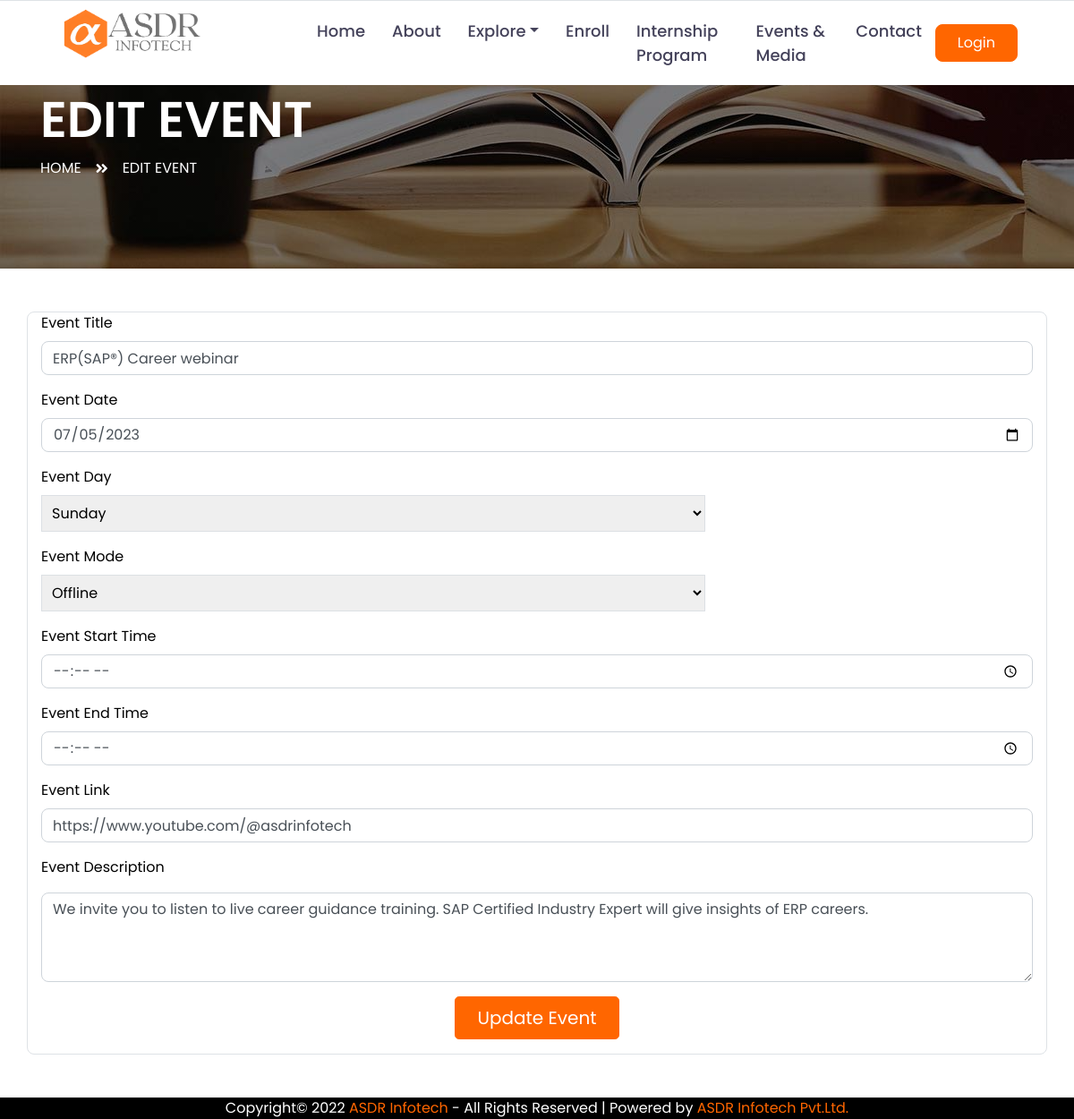
The app's page /editEvent.php?event_id=1 with its own data.
### tables this page shows
CREATE TABLE `events` (
  `event_id` int(20) NOT NULL,
  `etitle` varchar(50) NOT NULL,
  `edate` date NOT NULL,
  `eday` varchar(20) NOT NULL,
  `emode` varchar(10) NOT NULL,
  `estarttime` time(5) NOT NULL,
  `eendtime` time(5) NOT NULL,
  `elink` varchar(100) NOT NULL,
  `edescription` text NOT NULL,
  `addedon` timestamp NOT NULL DEFAULT current_timestamp()
);

### editEvent.php (the view, shortened to what this page needs)
<?php
include '_dbConnect.php';
?>
<?php
$user_type = $_SESSION['user_type'] ?? '';
$event_id = $_GET['event_id'];
?>
<!DOCTYPE html>
<html lang="en">
<head>
    <link href="https://cdnjs.cloudflare.com/ajax/libs/font-awesome/5.10.0/css/all.min.css" rel="stylesheet">
    <link href="lib/owlcarousel/assets/owl.carousel.min.css" rel="stylesheet">
    <link href="css/style.css" rel="stylesheet">
</head>
<body>
    <div class="container-fluid">
        <div class="row border-top px-xl-5"
            style="position: fixed; top: 0;width: 100%; z-index: 9999; background-color: white;">
            <div class="col-lg-3 d-none d-lg-block">
                <a href="index"><img src="img/ASDR LOGO.png" style="width: 166px; padding: 3px;"></a>
            </div>
            <div class="col-lg-9">
                <nav class="navbar navbar-expand-lg bg-light navbar-light py-3 py-lg-0 px-0"
                    style="padding-top: 0rem !important; padding-bottom: 0rem !important;">
                    <div class="collapse navbar-collapse justify-content-between" id="navbarCollapse">
                        <div class="navbar-nav py-0">
                            <?php
                            if ($user_type !== 'student' && $user_type !== 'teacher') {
                                echo '
                                <a href="index" class="nav-item nav-link ">Home</a>
                                <a href="about" class="nav-item nav-link ">About</a>
                                <div class="nav-item dropdown">
                                <a class="nav-link dropdown-toggle" href="#" id="coursesDropdown" role="button"
                                    data-toggle="dropdown" aria-haspopup="true" aria-expanded="false">Explore</a>
                            </div>
                            <a href="course" class="nav-item nav-link ">Enroll</a>
                            <a href="internship" class="nav-item nav-link ">Internship Program</a>
                            <a href="gallery" class="nav-item nav-link">Events & Media</a>
                            <a href="contact" class="nav-item nav-link">Contact</a>
                                ';
                            }
                            ?>
                        </div>
                        <?php
                        if (isset($_SESSION['user_id'])) {
                            echo '<a class="btn btn-primary py-2 px-4 ml-auto d-none d-lg-block" href="logout">Logout</a>';
                        } else {
                            echo '<a class="btn btn-primary py-2 px-4 ml-auto d-none d-lg-block" href="#login-modal" data-toggle="modal">Login</a>';
                        }
                        ?>
                    </div>
                </nav>
            </div>
        </div>
    </div>
    <div class="container-fluid page-header">
        <div class="container">
            <div class="d-flex flex-column justify-content-center" style="min-height: 300px">
                <h3 class="display-4 text-white text-uppercase">Edit Event</h3>
                <div class="d-inline-flex text-white">
                    <p class="m-0 text-uppercase"><a class="text-white" href="index.html">Home</a></p>
                    <i class="fa fa-angle-double-right pt-1 px-3"></i>
                    <p class="m-0 text-uppercase">Edit Event</p>
                </div>
            </div>
        </div>
    </div>
    <div class="container mt-5 mb-5 border rounded">
        <?php
        $selectEventDetails = "select * from events where event_id = '$event_id'";
        $queryselectEventDetails = mysqli_query($conn, $selectEventDetails);
        $row = mysqli_fetch_assoc($queryselectEventDetails);
        $etitle = $row['etitle'];
        $edate = $row['edate'];
        $eday = $row['eday'];
        $emode = $row['emode'];
        $elink = $row['elink'];
        $edescription = $row['edescription'];
        ?>
        <form action="" method="post">
            <label for="exampleFormControlTextarea1" class="form-label">Event
                Title</label>
            <div class="mb-3">
                <input type="text" class="form-control" value="<?php echo $etitle ?>" id="name" name="etitle"
                    aria-describedby="emailHelp" placeholder="" required>
            </div>
            <label for="exampleFormControlTextarea1" class="form-label">Event
                Date</label>
            <div class="mb-3">
                <input type="date" class="form-control" value="<?php echo $edate ?>" id="edate" name="edate">
            </div>
            <label for="exampleFormControlTextarea1" class="form-label">Event
                Day</label>
            <div class="mb-3">
                <select class="form-select" name="eday" value="" aria-label="Default select example"
                    style="width: 742px; padding: 7px; border-color: rgb(220,224,228);">
                    <option selected>
                        <?php echo $eday ?>
                    </option>
                </select>
            </div>
            <label for="exampleFormControlTextarea1" class="form-label">Event
                Mode</label>
            <div class="mb-3">
                <select class="form-select" value="" name="emode" aria-label="Default select example"
                    style="width: 742px; padding: 7px; border-color: rgb(220,224,228);">
                    <option selected>
                        <?php echo $emode ?>
                    </option>
                </select>
            </div>
            <label for="exampleFormControlTextarea1" class="form-label">Event Start
                Time</label>
            <div class="mb-3">
                <input type="time" class="form-control" id="exampleInputEmail1" name="est" aria-describedby="emailHelp">
            </div>
            <label for="exampleFormControlTextarea1" class="form-label">Event End
                Time</label>
            <div class="mb-3">
                <input type="time" class="form-control" id="exampleInputEmail11" name="myEet"
                    aria-describedby="emailHelp">
            </div>
            <label for="exampleFormControlTextarea1" class="form-label">Event
                Link</label>
            <div class="mb-3">
                <input type="text" class="form-control" value="<?php echo $elink ?>" id="elink" required name="elink">
            </div>
            <label for="exampleFormControlTextarea1" class="form-label">Event
                Description</label>
            <div class="form-floating mb-3 mt-2">
                <textarea class="form-control" placeholder="" name="edescription" id="detail"
                    style="height: 100px"><?php echo $edescription ?></textarea>
            </div>
            <center><button type="submit" class="btn btn-primary btn-lg px-4 me-md-2 mb-3">Update Event</button>
            </center>
        </form>
    </div>
    <div class="container-fluid text-white" style="padding: 0px;  background: black;">
        <center>
            <p style="margin-bottom: 0rem;">Copyright© 2022 <a href="https://asdrinfotech.com/">ASDR Infotech</a> - All
                Rights Reserved | Powered by <a href="https://asdrinfotech.com/">ASDR Infotech Pvt.Ltd.</a></p>
        </center>
    </div>
</body>
</html>

### records on screen
events: etitle "ERP(SAP®) Career webinar", edate "07/05/2023", eday "Sunday", emode "Offline", elink "https://www.youtube.com/@asdrinfotech", edescription "We invite you to listen to live career guidance training. SAP Certified Industry Expert will give insights of ERP careers."
